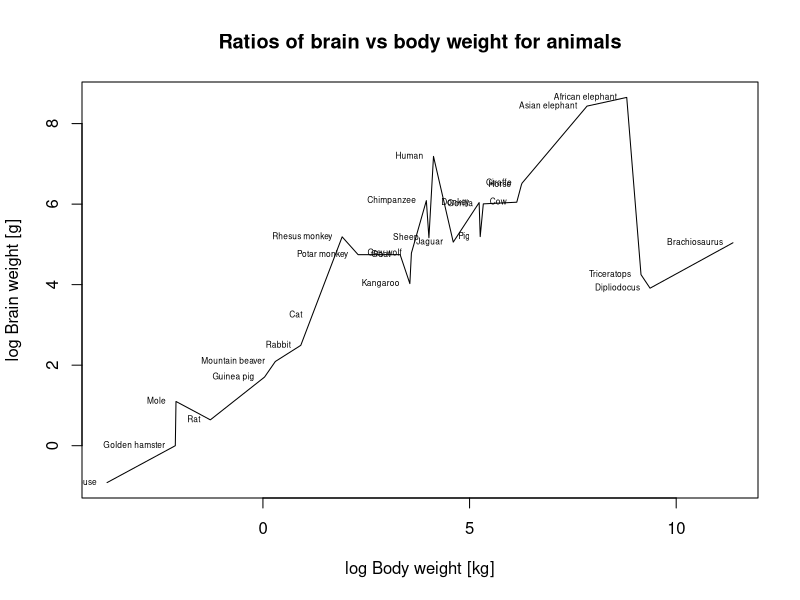
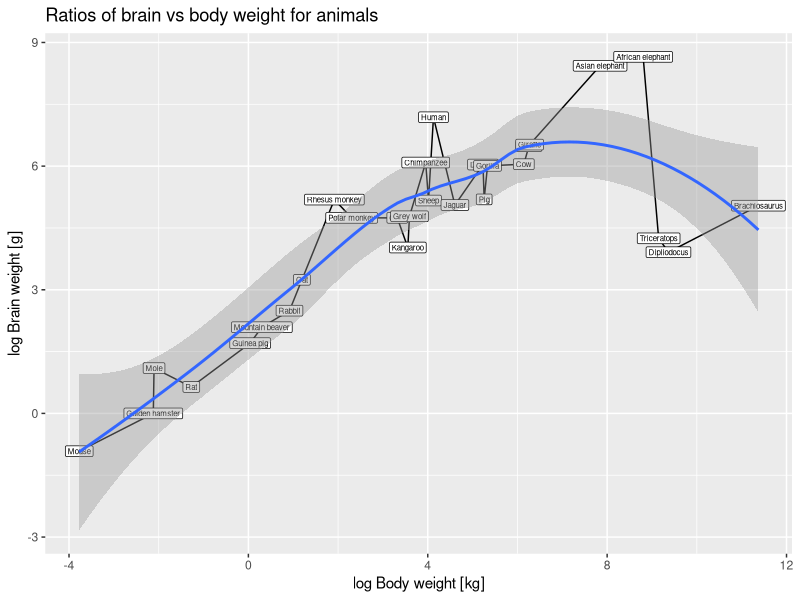
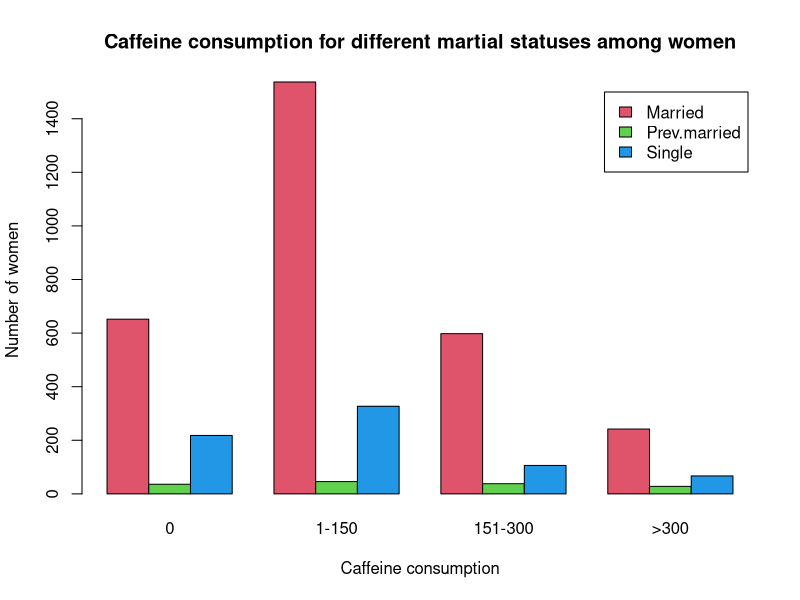
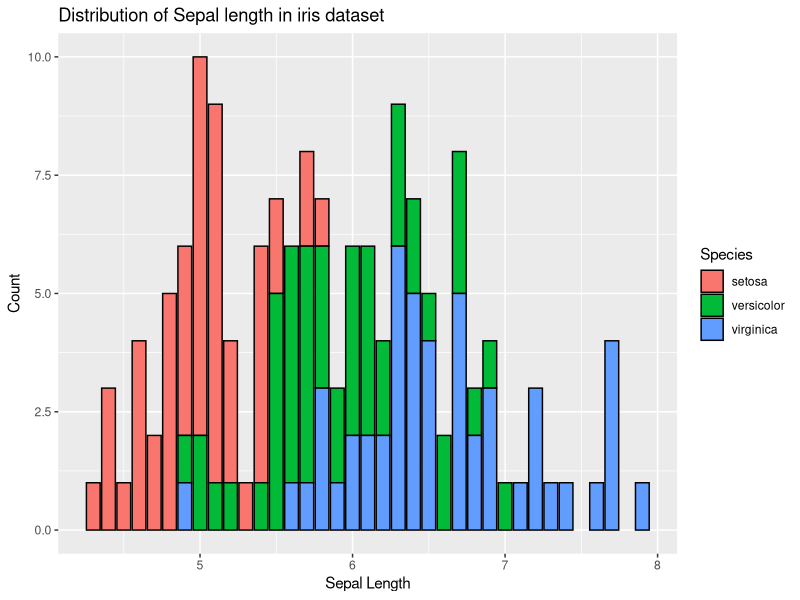
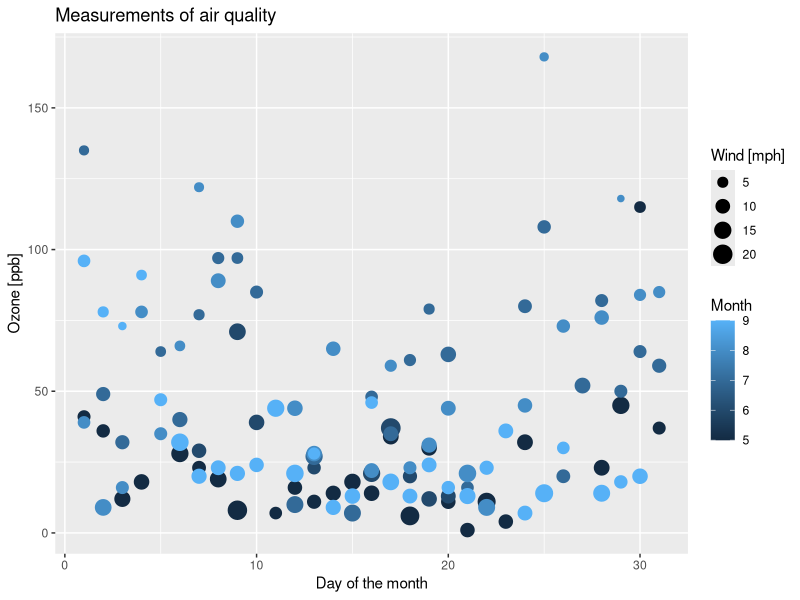

Reproduce these figures in R, in order.
#Exercise 1
library(MASS)
a = Animals[order(Animals$body),]
plot(log(a), type='l', main="Ratios of brain vs body weight for animals", xlab="log Body weight [kg]", ylab='log Brain weight [g]') + 
  text(log(a), labels = row.names(a), adj=50, cex=0.5, pos = 2.5)

library(ggplot2)
ggplot(data=log(a), mapping=aes(x=body, y=brain)) + 
  xlab("log Body weight [kg]") + 
  ylab("log Brain weight [g]") + 
  geom_point() +
  geom_line() + 
  geom_label(label=row.names(a), size=2) + 
  stat_smooth() +
  ggtitle("Ratios of brain vs body weight for animals")

#Exercise 2
caffeine = matrix(c(652,1537,598,242,36,46,38,28,218,327,106,67), nrow=3, byrow = TRUE)
rownames(caffeine) = c("Married", "Prev.married","Single")
colnames(caffeine) = c("0", "1-150", "151-300", ">300")
barplot(caffeine, beside = TRUE ,legend=TRUE, col=2:4, xlab="Caffeine consumption", ylab="Number of women", main="Caffeine consumption for different martial statuses among women")

#Exercise 3
ggplot(data=iris, mapping = aes(x = Sepal.Length, fill=Species)) + 
  geom_bar(color = 'black') +
  xlab("Sepal Length") + 
  ylab("Count") + 
  ggtitle("Distribution of Sepal length in iris dataset")

#Exercise 4
ggplot(data=airquality, mapping = aes(Day, Ozone, size=Wind, color=Month)) + 
  xlab("Day of the month") + 
  ylab("Ozone [ppb]") +
  labs(size="Wind [mph]", color="Month") + 
  geom_point() + 
  ggtitle("Measurements of air quality")
